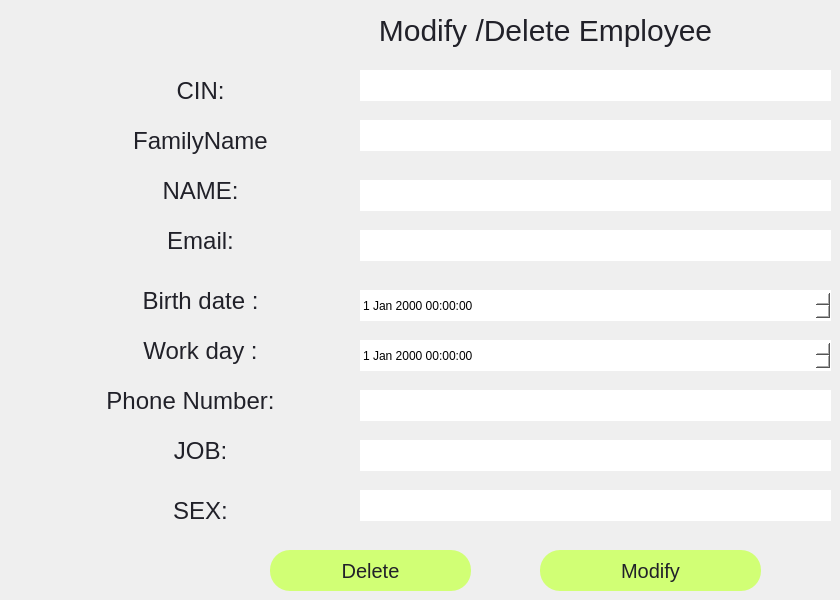
   <widget class="QWidget" name="page_2">
    <widget class="QPushButton" name="pushButton_40">
     <property name="geometry">
      <rect>
       <x>270</x>
       <y>550</y>
       <width>201</width>
       <height>41</height>
      </rect>
     </property>
     <property name="toolTip">
      <string>&lt;html&gt;&lt;head/&gt;&lt;body&gt;&lt;p&gt;&lt;span style=&quot; color:#d1d938;&quot;&gt;employees&lt;/span&gt;&lt;/p&gt;&lt;/body&gt;&lt;/html&gt;</string>
     </property>
     <property name="styleSheet">
      <string notr="true">QPushButton{
color:rgb(33, 33, 41);
font-family: 'Sans-Serif';
 font-size: 20px;    
 background-color: rgb(209, 255, 117);;
border-radius:20px;
font-color:white;


}</string>
     </property>
     <property name="text">
      <string>Delete</string>
     </property>
    </widget>
    <widget class="QPushButton" name="pushButton_42">
     <property name="geometry">
      <rect>
       <x>540</x>
       <y>550</y>
       <width>221</width>
       <height>41</height>
      </rect>
     </property>
     <property name="toolTip">
      <string>&lt;html&gt;&lt;head/&gt;&lt;body&gt;&lt;p&gt;&lt;span style=&quot; color:#d1d938;&quot;&gt;employees&lt;/span&gt;&lt;/p&gt;&lt;/body&gt;&lt;/html&gt;</string>
     </property>
     <property name="styleSheet">
      <string notr="true">QPushButton{
color:rgb(33, 33, 41);
font-family: 'Sans-Serif';
 font-size: 20px;    
 background-color: rgb(209, 255, 117);;
border-radius:20px;
font-color:white;


}</string>
     </property>
     <property name="text">
      <string>Modify</string>
     </property>
    </widget>
    <widget class="QLineEdit" name="lineEdit_21">
     <property name="geometry">
      <rect>
       <x>360</x>
       <y>390</y>
       <width>471</width>
       <height>31</height>
      </rect>
     </property>
     <property name="styleSheet">
      <string notr="true">QLineEdit {
    color: blue;  /* Change la couleur du texte en bleu */
    font-family: 'Sans-Serif';
    font-size: 20px;
    background-color: white;  /* Couleur de fond blanche */
    border-radius: 20px;
}
</string>
     </property>
    </widget>
    <widget class="QLineEdit" name="lineEdit_20">
     <property name="geometry">
      <rect>
       <x>360</x>
       <y>440</y>
       <width>471</width>
       <height>31</height>
      </rect>
     </property>
     <property name="styleSheet">
      <string notr="true">QLineEdit {
    color: blue;  /* Change la couleur du texte en bleu */
    font-family: 'Sans-Serif';
    font-size: 20px;
    background-color: white;  /* Couleur de fond blanche */
    border-radius: 20px;
}
</string>
     </property>
    </widget>
    <widget class="QPushButton" name="pushButton_41">
     <property name="geometry">
      <rect>
       <x>60</x>
       <y>120</y>
       <width>281</width>
       <height>41</height>
      </rect>
     </property>
     <property name="toolTip">
      <string>&lt;html&gt;&lt;head/&gt;&lt;body&gt;&lt;p&gt;&lt;span style=&quot; color:#d1d938;&quot;&gt;employees&lt;/span&gt;&lt;/p&gt;&lt;/body&gt;&lt;/html&gt;</string>
     </property>
     <property name="styleSheet">
      <string notr="true">QPushButton{
color:rgb(33, 33, 41);
font-family: 'Sans-Serif';
 font-size: 24px;    
 background-color: transparent;
border-radius:20px;
font-color:white;


}</string>
     </property>
     <property name="text">
      <string>FamilyName</string>
     </property>
    </widget>
    <widget class="QPushButton" name="pushButton_45">
     <property name="geometry">
      <rect>
       <x>60</x>
       <y>170</y>
       <width>281</width>
       <height>41</height>
      </rect>
     </property>
     <property name="toolTip">
      <string>&lt;html&gt;&lt;head/&gt;&lt;body&gt;&lt;p&gt;&lt;span style=&quot; color:#d1d938;&quot;&gt;employees&lt;/span&gt;&lt;/p&gt;&lt;/body&gt;&lt;/html&gt;</string>
     </property>
     <property name="styleSheet">
      <string notr="true">QPushButton{
color:rgb(33, 33, 41);
font-family: 'Sans-Serif';
 font-size: 24px;    
 background-color: transparent;
border-radius:20px;
font-color:white;


}</string>
     </property>
     <property name="text">
      <string>NAME:</string>
     </property>
    </widget>
    <widget class="QPushButton" name="pushButton_55">
     <property name="geometry">
      <rect>
       <x>60</x>
       <y>430</y>
       <width>281</width>
       <height>41</height>
      </rect>
     </property>
     <property name="toolTip">
      <string>&lt;html&gt;&lt;head/&gt;&lt;body&gt;&lt;p&gt;&lt;span style=&quot; color:#d1d938;&quot;&gt;employees&lt;/span&gt;&lt;/p&gt;&lt;/body&gt;&lt;/html&gt;</string>
     </property>
     <property name="styleSheet">
      <string notr="true">QPushButton{
color:rgb(33, 33, 41);
font-family: 'Sans-Serif';
 font-size: 24px;    
 background-color: transparent;
border-radius:20px;
font-color:white;


}</string>
     </property>
     <property name="text">
      <string>JOB:</string>
     </property>
    </widget>
    <widget class="QPushButton" name="pushButton_39">
     <property name="geometry">
      <rect>
       <x>60</x>
       <y>70</y>
       <width>281</width>
       <height>41</height>
      </rect>
     </property>
     <property name="toolTip">
      <string>&lt;html&gt;&lt;head/&gt;&lt;body&gt;&lt;p&gt;&lt;span style=&quot; color:#d1d938;&quot;&gt;employees&lt;/span&gt;&lt;/p&gt;&lt;/body&gt;&lt;/html&gt;</string>
     </property>
     <property name="styleSheet">
      <string notr="true">QPushButton{
color:rgb(33, 33, 41);
font-family: 'Sans-Serif';
 font-size: 24px;    
 background-color: transparent;
border-radius:20px;
font-color:white;


}</string>
     </property>
     <property name="text">
      <string>CIN:</string>
     </property>
    </widget>
    <widget class="QDateTimeEdit" name="dateTimeEdit_3">
     <property name="geometry">
      <rect>
       <x>360</x>
       <y>290</y>
       <width>471</width>
       <height>31</height>
      </rect>
     </property>
     <property name="styleSheet">
      <string notr="true">background-color: rgb(255, 255, 255);
border: 1px solid transparent;  /* Makes the border transparent */
    background-color: white;  /* Optional: sets the background color */</string>
     </property>
    </widget>
    <widget class="QPushButton" name="pushButton_43">
     <property name="geometry">
      <rect>
       <x>60</x>
       <y>330</y>
       <width>281</width>
       <height>41</height>
      </rect>
     </property>
     <property name="toolTip">
      <string>&lt;html&gt;&lt;head/&gt;&lt;body&gt;&lt;p&gt;&lt;span style=&quot; color:#d1d938;&quot;&gt;employees&lt;/span&gt;&lt;/p&gt;&lt;/body&gt;&lt;/html&gt;</string>
     </property>
     <property name="styleSheet">
      <string notr="true">QPushButton{
color:rgb(33, 33, 41);
font-family: 'Sans-Serif';
 font-size: 24px;    
 background-color: transparent;
border-radius:20px;
font-color:white;


}</string>
     </property>
     <property name="text">
      <string>Work day :</string>
     </property>
    </widget>
    <widget class="QPushButton" name="pushButton_57">
     <property name="geometry">
      <rect>
       <x>50</x>
       <y>380</y>
       <width>281</width>
       <height>41</height>
      </rect>
     </property>
     <property name="toolTip">
      <string>&lt;html&gt;&lt;head/&gt;&lt;body&gt;&lt;p&gt;&lt;span style=&quot; color:#d1d938;&quot;&gt;employees&lt;/span&gt;&lt;/p&gt;&lt;/body&gt;&lt;/html&gt;</string>
     </property>
     <property name="styleSheet">
      <string notr="true">QPushButton{
color:rgb(33, 33, 41);
font-family: 'Sans-Serif';
 font-size: 24px;    
 background-color: transparent;
border-radius:20px;
font-color:white;


}</string>
     </property>
     <property name="text">
      <string>Phone Number:</string>
     </property>
    </widget>
    <widget class="QPushButton" name="pushButton_38">
     <property name="geometry">
      <rect>
       <x>60</x>
       <y>220</y>
       <width>281</width>
       <height>41</height>
      </rect>
     </property>
     <property name="toolTip">
      <string>&lt;html&gt;&lt;head/&gt;&lt;body&gt;&lt;p&gt;&lt;span style=&quot; color:#d1d938;&quot;&gt;employees&lt;/span&gt;&lt;/p&gt;&lt;/body&gt;&lt;/html&gt;</string>
     </property>
     <property name="styleSheet">
      <string notr="true">QPushButton{
color:rgb(33, 33, 41);
font-family: 'Sans-Serif';
 font-size: 24px;    
 background-color: transparent;
border-radius:20px;
font-color:white;


}</string>
     </property>
     <property name="text">
      <string>Email:</string>
     </property>
    </widget>
    <widget class="QLineEdit" name="lineEdit_15">
     <property name="geometry">
      <rect>
       <x>360</x>
       <y>70</y>
       <width>471</width>
       <height>31</height>
      </rect>
     </property>
     <property name="styleSheet">
      <string notr="true">QLineEdit {
    color: blue;  /* Change la couleur du texte en bleu */
    font-family: 'Sans-Serif';
    font-size: 20px;
    background-color: white;  /* Couleur de fond blanche */
    border-radius: 20px;
}
</string>
     </property>
    </widget>
    <widget class="QLineEdit" name="lineEdit_11">
     <property name="geometry">
      <rect>
       <x>360</x>
       <y>120</y>
       <width>471</width>
       <height>31</height>
      </rect>
     </property>
     <property name="styleSheet">
      <string notr="true">QLineEdit {
    color: blue;  /* Change la couleur du texte en bleu */
    font-family: 'Sans-Serif';
    font-size: 20px;
    background-color: white;  /* Couleur de fond blanche */
    border-radius: 20px;
}
</string>
     </property>
    </widget>
    <widget class="QLineEdit" name="lineEdit_13">
     <property name="geometry">
      <rect>
       <x>360</x>
       <y>230</y>
       <width>471</width>
       <height>31</height>
      </rect>
     </property>
     <property name="styleSheet">
      <string notr="true">QLineEdit {
    color: blue;  /* Change la couleur du texte en bleu */
    font-family: 'Sans-Serif';
    font-size: 20px;
    background-color: white;  /* Couleur de fond blanche */
    border-radius: 20px;
}
</string>
     </property>
    </widget>
    <widget class="QPushButton" name="pushButton_44">
     <property name="geometry">
      <rect>
       <x>60</x>
       <y>280</y>
       <width>281</width>
       <height>41</height>
      </rect>
     </property>
     <property name="toolTip">
      <string>&lt;html&gt;&lt;head/&gt;&lt;body&gt;&lt;p&gt;&lt;span style=&quot; color:#d1d938;&quot;&gt;employees&lt;/span&gt;&lt;/p&gt;&lt;/body&gt;&lt;/html&gt;</string>
     </property>
     <property name="styleSheet">
      <string notr="true">QPushButton{
color:rgb(33, 33, 41);
font-family: 'Sans-Serif';
 font-size: 24px;    
 background-color: transparent;
border-radius:20px;
font-color:white;


}</string>
     </property>
     <property name="text">
      <string>Birth date :</string>
     </property>
    </widget>
    <widget class="QLineEdit" name="lineEdit_19">
     <property name="geometry">
      <rect>
       <x>360</x>
       <y>490</y>
       <width>471</width>
       <height>31</height>
      </rect>
     </property>
     <property name="styleSheet">
      <string notr="true">QLineEdit {
    color: blue;  /* Change la couleur du texte en bleu */
    font-family: 'Sans-Serif';
    font-size: 20px;
    background-color: white;  /* Couleur de fond blanche */
    border-radius: 20px;
}
</string>
     </property>
    </widget>
    <widget class="QLineEdit" name="lineEdit_14">
     <property name="geometry">
      <rect>
       <x>360</x>
       <y>180</y>
       <width>471</width>
       <height>31</height>
      </rect>
     </property>
     <property name="styleSheet">
      <string notr="true">QLineEdit {
    color: blue;  /* Change la couleur du texte en bleu */
    font-family: 'Sans-Serif';
    font-size: 20px;
    background-color: white;  /* Couleur de fond blanche */
    border-radius: 20px;
}
</string>
     </property>
    </widget>
    <widget class="QDateTimeEdit" name="dateTimeEdit_4">
     <property name="geometry">
      <rect>
       <x>360</x>
       <y>340</y>
       <width>471</width>
       <height>31</height>
      </rect>
     </property>
     <property name="styleSheet">
      <string notr="true">background-color: rgb(255, 255, 255);
border: 1px solid transparent;  /* Makes the border transparent */
  background-color: white;  /* Optional: sets the background color */</string>
     </property>
    </widget>
    <widget class="QPushButton" name="pushButton_58">
     <property name="geometry">
      <rect>
       <x>330</x>
       <y>10</y>
       <width>431</width>
       <height>41</height>
      </rect>
     </property>
     <property name="styleSheet">
      <string notr="true">QPushButton{
color:rgb(33, 33, 41);
font-family: 'Sans-Serif';
 font-size: 30px;    
	background-color: transparent;
border-radius:20px;
font-color:white;
}</string>
     </property>
     <property name="text">
      <string>Modify /Delete Employee</string>
     </property>
    </widget>
    <widget class="QPushButton" name="pushButton_56">
     <property name="geometry">
      <rect>
       <x>60</x>
       <y>490</y>
       <width>281</width>
       <height>41</height>
      </rect>
     </property>
     <property name="toolTip">
      <string>&lt;html&gt;&lt;head/&gt;&lt;body&gt;&lt;p&gt;&lt;span style=&quot; color:#d1d938;&quot;&gt;employees&lt;/span&gt;&lt;/p&gt;&lt;/body&gt;&lt;/html&gt;</string>
     </property>
     <property name="styleSheet">
      <string notr="true">QPushButton{
color:rgb(33, 33, 41);
font-family: 'Sans-Serif';
 font-size: 24px;    
 background-color: transparent;
border-radius:20px;
font-color:white;


}</string>
     </property>
     <property name="text">
      <string>SEX:</string>
     </property>
    </widget>
   </widget>
